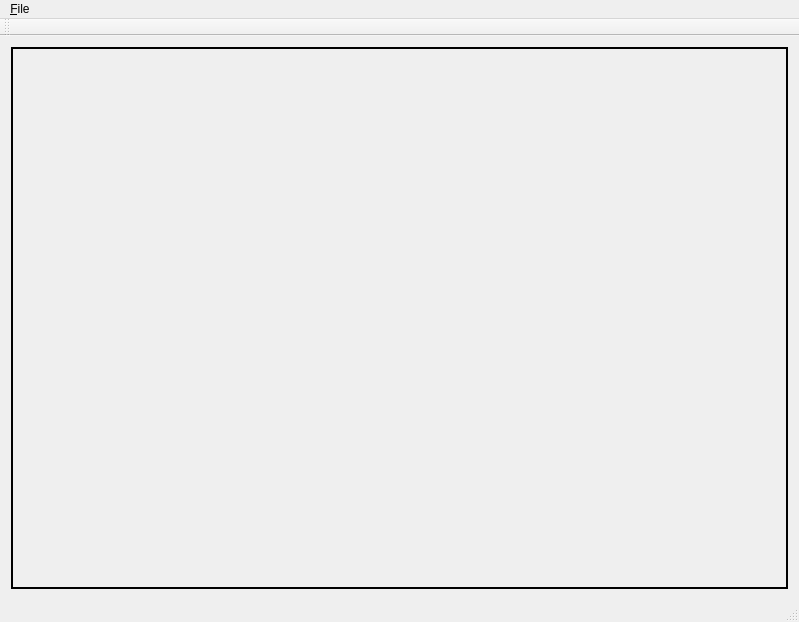
<?xml version="1.0" encoding="UTF-8"?>
<ui version="4.0">
 <class>ArxMainWindowClass</class>
 <widget class="QMainWindow" name="ArxMainWindowClass">
  <property name="geometry">
   <rect>
    <x>0</x>
    <y>0</y>
    <width>799</width>
    <height>622</height>
   </rect>
  </property>
  <property name="windowTitle">
   <string>ArxEdit</string>
  </property>
  <widget class="QWidget" name="centralWidget">
   <property name="sizePolicy">
    <sizepolicy hsizetype="Preferred" vsizetype="Preferred">
     <horstretch>0</horstretch>
     <verstretch>0</verstretch>
    </sizepolicy>
   </property>
   <layout class="QVBoxLayout" name="verticalLayout">
    <item>
     <widget class="QFrame" name="frame">
      <property name="autoFillBackground">
       <bool>false</bool>
      </property>
      <property name="frameShape">
       <enum>QFrame::Box</enum>
      </property>
      <property name="frameShadow">
       <enum>QFrame::Plain</enum>
      </property>
      <property name="lineWidth">
       <number>2</number>
      </property>
      <property name="midLineWidth">
       <number>2</number>
      </property>
      <layout class="QVBoxLayout" name="verticalLayout_2"/>
     </widget>
    </item>
   </layout>
  </widget>
  <widget class="QMenuBar" name="menuBar">
   <property name="geometry">
    <rect>
     <x>0</x>
     <y>0</y>
     <width>799</width>
     <height>21</height>
    </rect>
   </property>
   <widget class="QMenu" name="menu_File">
    <property name="title">
     <string>&amp;File</string>
    </property>
    <addaction name="actionOpenLevel"/>
    <addaction name="actionNewLevel"/>
    <addaction name="separator"/>
    <addaction name="actionExit"/>
   </widget>
   <addaction name="menu_File"/>
  </widget>
  <widget class="QToolBar" name="mainToolBar">
   <attribute name="toolBarArea">
    <enum>TopToolBarArea</enum>
   </attribute>
   <attribute name="toolBarBreak">
    <bool>false</bool>
   </attribute>
  </widget>
  <widget class="QStatusBar" name="statusBar"/>
  <action name="actionOpenLevel">
   <property name="text">
    <string>&amp;Open level...</string>
   </property>
   <property name="toolTip">
    <string>Open an existing level</string>
   </property>
  </action>
  <action name="actionExit">
   <property name="text">
    <string>&amp;Exit</string>
   </property>
   <property name="toolTip">
    <string>Exit the application</string>
   </property>
  </action>
  <action name="actionNewLevel">
   <property name="text">
    <string>&amp;New level</string>
   </property>
   <property name="toolTip">
    <string>Create a new level</string>
   </property>
  </action>
 </widget>
 <layoutdefault spacing="6" margin="11"/>
 <resources>
  <include location="../resources/ArxEdit.qrc"/>
 </resources>
 <connections>
  <connection>
   <sender>actionOpenLevel</sender>
   <signal>triggered()</signal>
   <receiver>ArxMainWindowClass</receiver>
   <slot>onFileOpenLevel()</slot>
   <hints>
    <hint type="sourcelabel">
     <x>-1</x>
     <y>-1</y>
    </hint>
    <hint type="destinationlabel">
     <x>399</x>
     <y>310</y>
    </hint>
   </hints>
  </connection>
  <connection>
   <sender>actionNewLevel</sender>
   <signal>triggered()</signal>
   <receiver>ArxMainWindowClass</receiver>
   <slot>onFileNewLevel()</slot>
   <hints>
    <hint type="sourcelabel">
     <x>-1</x>
     <y>-1</y>
    </hint>
    <hint type="destinationlabel">
     <x>399</x>
     <y>310</y>
    </hint>
   </hints>
  </connection>
  <connection>
   <sender>actionExit</sender>
   <signal>triggered()</signal>
   <receiver>ArxMainWindowClass</receiver>
   <slot>close()</slot>
   <hints>
    <hint type="sourcelabel">
     <x>-1</x>
     <y>-1</y>
    </hint>
    <hint type="destinationlabel">
     <x>399</x>
     <y>310</y>
    </hint>
   </hints>
  </connection>
 </connections>
 <slots>
  <slot>onFileOpenLevel()</slot>
  <slot>onFileNewLevel()</slot>
 </slots>
</ui>
